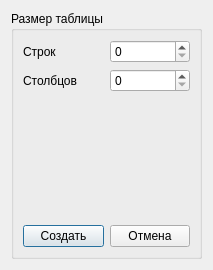
<?xml version="1.0" encoding="UTF-8"?>
<ui version="4.0">
 <class>Dialog_table_add</class>
 <widget class="QDialog" name="Dialog_table_add">
  <property name="geometry">
   <rect>
    <x>0</x>
    <y>0</y>
    <width>213</width>
    <height>270</height>
   </rect>
  </property>
  <property name="windowTitle">
   <string>Dialog</string>
  </property>
  <layout class="QVBoxLayout" name="verticalLayout">
   <item>
    <widget class="QGroupBox" name="groupBox">
     <property name="title">
      <string>Размер таблицы</string>
     </property>
     <layout class="QVBoxLayout" name="verticalLayout_2">
      <item>
       <layout class="QGridLayout" name="gridLayout">
        <item row="0" column="0">
         <widget class="QLabel" name="label">
          <property name="text">
           <string>Строк</string>
          </property>
         </widget>
        </item>
        <item row="0" column="1">
         <widget class="QSpinBox" name="spinBox_row"/>
        </item>
        <item row="1" column="0">
         <widget class="QLabel" name="label_2">
          <property name="text">
           <string>Столбцов</string>
          </property>
         </widget>
        </item>
        <item row="1" column="1">
         <widget class="QSpinBox" name="spinBox_collumn"/>
        </item>
       </layout>
      </item>
      <item>
       <spacer name="verticalSpacer">
        <property name="orientation">
         <enum>Qt::Vertical</enum>
        </property>
        <property name="sizeHint" stdset="0">
         <size>
          <width>20</width>
          <height>40</height>
         </size>
        </property>
       </spacer>
      </item>
      <item>
       <layout class="QGridLayout" name="gridLayout_2">
        <item row="0" column="0">
         <widget class="QPushButton" name="pushButton_ok">
          <property name="text">
           <string>Создать</string>
          </property>
         </widget>
        </item>
        <item row="0" column="1">
         <widget class="QPushButton" name="pushButton_cancel">
          <property name="text">
           <string>Отмена</string>
          </property>
         </widget>
        </item>
       </layout>
      </item>
     </layout>
    </widget>
   </item>
  </layout>
 </widget>
 <resources/>
 <connections/>
</ui>
